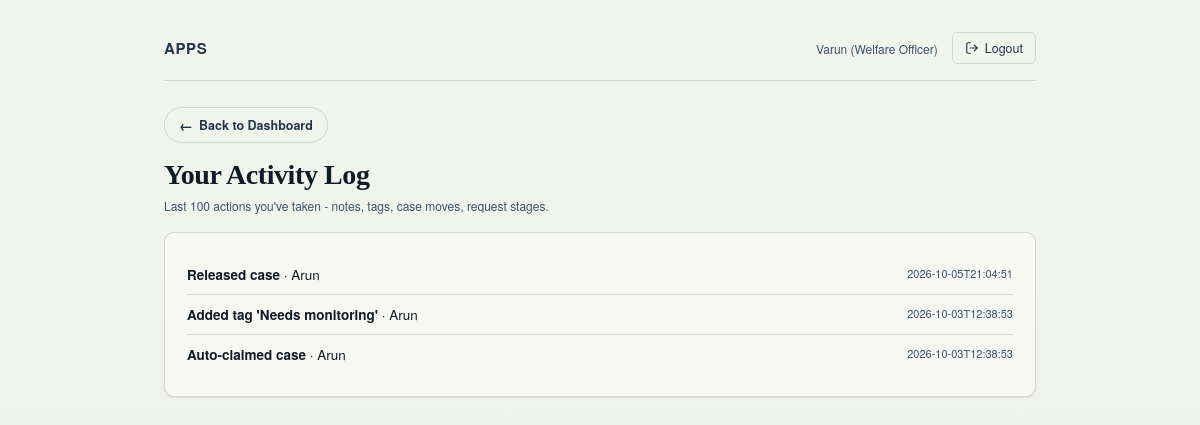
Page /officer/activity_log (signed in) on the earlier database version.
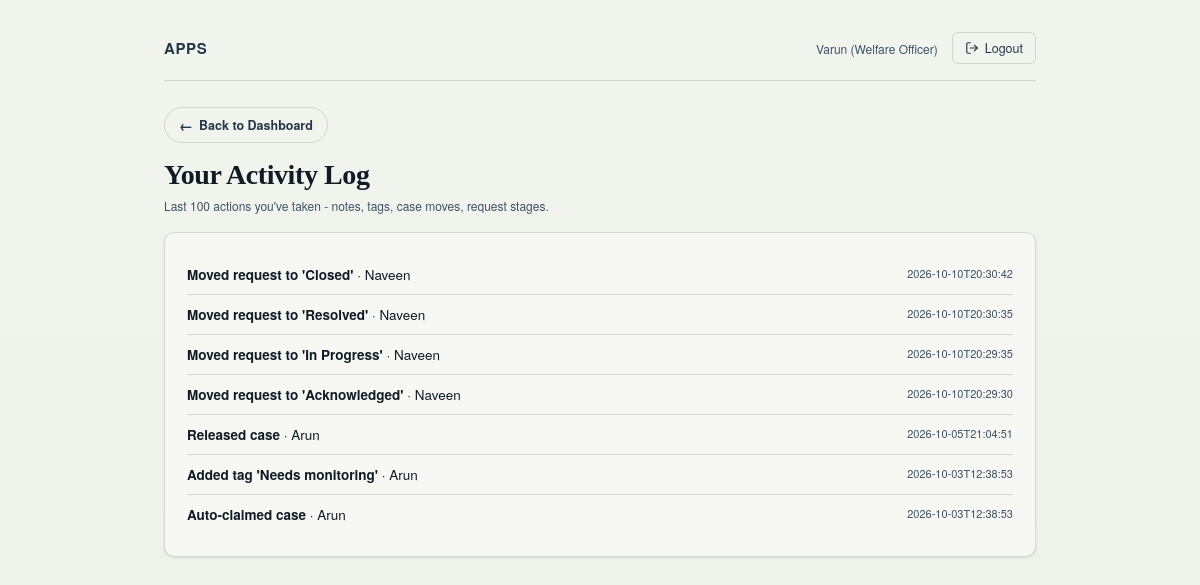
Same page on the later database version.
### tables this page shows
CREATE TABLE ActivityLog (
            id INTEGER PRIMARY KEY AUTOINCREMENT,
            actor_id INTEGER NOT NULL,
            action TEXT NOT NULL,
            target_user_id INTEGER,
            details TEXT,
            created_at TEXT NOT NULL
        );

CREATE TABLE Users (
            id INTEGER PRIMARY KEY AUTOINCREMENT,
            name TEXT NOT NULL,
            unit TEXT,
            password TEXT NOT NULL,
            role TEXT NOT NULL DEFAULT 'personnel'
        , assigned_officer_id INTEGER);

### app.py (the view)
@app.route("/officer/activity_log")
@role_required("officer")
def officer_activity_log():
    conn = get_db()
    entries = conn.execute("""
        SELECT ActivityLog.*, Users.name AS target_name
        FROM ActivityLog
        LEFT JOIN Users ON ActivityLog.target_user_id = Users.id
        WHERE ActivityLog.actor_id = ?
        ORDER BY ActivityLog.id DESC
        LIMIT 100
    """, (session["user_id"],)).fetchall()
    conn.close()
    return render_template("officer_activity_log.html",
                           officer_name=session["user_name"], entries=entries)

### app.py (called while the page is built)
def get_db():
    conn = sqlite3.connect(DB_PATH)
    conn.row_factory = sqlite3.Row
    return conn

def role_required(*roles):
    def decorator(view):
        @wraps(view)
        def wrapper(*args, **kwargs):
            if "user_id" not in session or session.get("role") not in roles:
                if "officer" in roles and len(roles) == 1:
                    return redirect(url_for("officer_login"))
                elif "admin" in roles and len(roles) == 1:
                    return redirect(url_for("admin_login"))
                return redirect(url_for("login"))
            return view(*args, **kwargs)
        return wrapper
    return decorator

@app.before_request
def block_cross_site_posts():
    if request.method != "POST":
        return
    source = request.headers.get("Origin") or request.headers.get("Referer")
    if source:
        if urlparse(source).netloc != request.host:
            abort(403)

@app.after_request
def add_security_headers(resp):
    resp.headers.setdefault("X-Content-Type-Options", "nosniff")
    resp.headers.setdefault("X-Frame-Options", "SAMEORIGIN")
    resp.headers.setdefault("Referrer-Policy", "same-origin")
    if "user_id" in session:
        resp.headers["Cache-Control"] = "no-store"
    return resp

@app.context_processor
def inject_nav_counts():
    if session.get("role") == "officer":
        conn = get_db()
        try:
            n = conn.execute(
                """SELECT COUNT(*) FROM StressRequests
                   JOIN Users ON StressRequests.user_id = Users.id
                   WHERE StressRequests.stage != 'Closed'
                     AND (Users.assigned_officer_id = ? OR Users.assigned_officer_id IS NULL)""",
                (session["user_id"],)
            ).fetchone()[0]
        finally:
            conn.close()
        return {"pending_count": n}
    return {}

### templates/officer_activity_log.html (shortened to what this page needs)
<!DOCTYPE html>
<html lang="en">
<head>
<link rel="stylesheet" href="{{ url_for('static', filename='style.css') }}">
</head>
<body>
<div class="wrap">
  <header class="top">
    <div>
      <div class="mark">APPS</div>
    </div>
    <div style="display:flex; align-items:center; gap:14px;">
      <span class="role-pill">{{ officer_name }} (Welfare Officer)</span>
      <a href="/logout" class="logout-link">
        <svg class="logout-icon" width="14" height="14" viewBox="0 0 24 24" fill="none" stroke="currentColor" stroke-width="2" stroke-linecap="round" stroke-linejoin="round">
          <path d="M9 21H5a2 2 0 0 1-2-2V5a2 2 0 0 1 2-2h4"></path>
          <polyline points="16 17 21 12 16 7"></polyline>
          <line x1="21" y1="12" x2="9" y2="12"></line>
        </svg>
        <span>Logout</span>
      </a>
    </div>
  </header>
  <a href="/officer_dashboard" style="display:inline-flex; align-items:center; gap:6px; font-family:'Helvetica Neue', Arial, sans-serif; font-size:12.5px; font-weight:600; color:var(--steel-deep); text-decoration:none; padding:7px 14px; border:1px solid var(--line); border-radius:20px; margin-bottom:16px;">
    <span style="font-size:14px;">&larr;</span> Back to Dashboard
  </a>
  <h2 class="page-title" style="margin-bottom:6px;">Your Activity Log</h2>
  <p style="font-family:'Helvetica Neue', Arial, sans-serif; font-size:12px; color:var(--steel); margin:0 0 18px;">
    Last 100 actions you've taken - notes, tags, case moves, request stages.
  </p>
  {% if entries %}
  <div class="card">
    {% for e in entries %}
    <div style="display:flex; align-items:flex-start; justify-content:space-between; gap:12px; padding:10px 0; {% if not loop.last %}border-bottom:1px solid var(--line);{% endif %}">
      <div>
        <p style="margin:0; font-family:'Helvetica Neue', Arial, sans-serif; font-size:13.5px; color:var(--ink);">
          <strong>{{ e.action }}</strong>{% if e.target_name %} &middot; {{ e.target_name }}{% endif %}
        </p>
      </div>
      <span style="font-family:'Helvetica Neue', Arial, sans-serif; font-size:11px; color:var(--steel); white-space:nowrap;">{{ e.created_at }}</span>
    </div>
    {% endfor %}
  </div>
  {% else %}
  <div class="card">
    <p class="empty-note">No activity recorded yet.</p>
  </div>
  {% endif %}
</div>
</body>
</html>

### static/style.css (style rules this page uses)
:root { --ink:#101b26; --paper:#eef1ea; --steel:#3c5266; --steel-deep:#243747; --signal-low:#4c7a5e; --signal-med:#b8863c; --signal-high:#9c3d3d; --line: rgba(16,27,38,0.14); --card:#f7f8f4; }
* { box-sizing:border-box; }
html,body { margin:0;padding:0; }
body { background: linear-gradient(180deg, #f2f4ee 0%, var(--paper) 100%); color:var(--ink); font-family: 'Iowan Old Style','Georgia',serif; min-height:100vh; }
a { color:var(--steel-deep); }
.wrap { max-width:920px; margin:0 auto; padding:32px 24px 80px; }
header.top { display:flex; justify-content:space-between; align-items:flex-end; border-bottom:1px solid var(--line); padding-bottom:16px; margin-bottom:26px; }
.mark { font-family: 'Helvetica Neue', Arial, sans-serif; font-weight:700; font-size:15px; letter-spacing:0.04em; color:var(--steel-deep); }
header.top .role-pill { font-family:'Helvetica Neue', Arial, sans-serif; font-size:12px; color:var(--steel); }
header.top .logout-link { font-family:'Helvetica Neue', Arial, sans-serif; font-size:12.5px; color:var(--steel-deep); text-decoration:none; border:1px solid var(--line); padding:6px 12px; border-radius:6px; }
h2.page-title { font-size:28px; font-weight:600; margin:0 0 4px; letter-spacing:-0.015em; color:var(--ink); }
.card { background:var(--card); border:1px solid var(--line); border-radius:10px; padding:22px; box-shadow: 0 1px 3px rgba(16,27,38,0.04), 0 1px 2px rgba(16,27,38,0.06); }
header.top .logout-link { display:inline-flex; align-items:center; gap:6px; transition: background 0.2s ease, border-color 0.2s ease, color 0.2s ease; }
html { scroll-behavior:smooth; }
header.top { align-items:center; }

Differences in the rows shown:
added ActivityLog: action "Moved request to 'Closed'", target_name "Naveen", created_at "2026-10-10T20:30:42"
added ActivityLog: action "Moved request to 'Resolved'", target_name "Naveen", created_at "2026-10-10T20:30:35"
added ActivityLog: action "Moved request to 'In Progress'", target_name "Naveen", created_at "2026-10-10T20:29:35"
added ActivityLog: action "Moved request to 'Acknowledged'", target_name "Naveen", created_at "2026-10-10T20:29:30"
